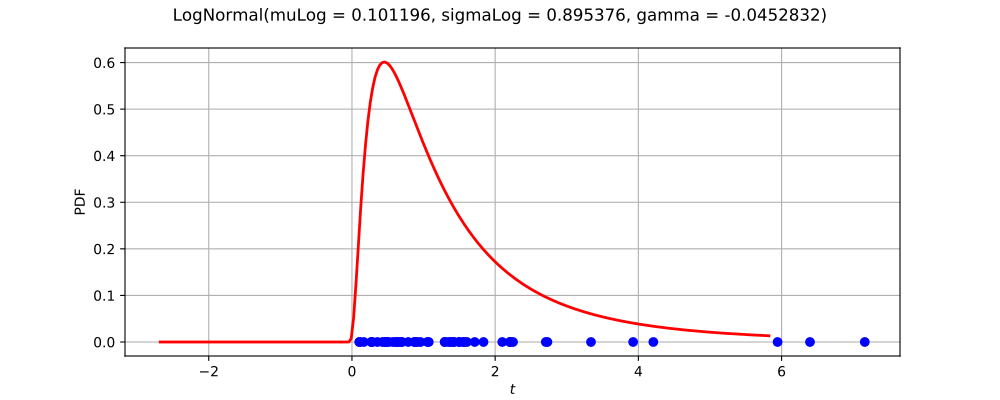

The Python source for this figure:
import openturns as ot
from matplotlib import pyplot as plt
from openturns.viewer import View
ot.RandomGenerator.SetSeed(0)
factory = ot.LogNormalFactory()
ref = factory.build()
dimension = ref.getDimension()
if dimension <= 2:
    sample = ref.getSample(50)
    distribution = factory.build(sample)
    if dimension == 1:
        distribution.setDescription(['$t$'])
        pdf_graph = distribution.drawPDF(256)
        cloud = ot.Cloud(sample, ot.Sample(sample.getSize(), 1))
        cloud.setColor('blue')
        cloud.setPointStyle('fcircle')
        pdf_graph.add(cloud)
        fig = plt.figure(figsize=(10, 4))
        plt.suptitle(str(distribution))
        pdf_axis = fig.add_subplot(111)
        View(pdf_graph, figure=fig, axes=[pdf_axis], add_legend=False)
    else:
        sample = ref.getSample(500)
        distribution.setDescription(['$t_0$', '$t_1$'])
        pdf_graph = distribution.drawPDF([256]*2)
        cloud = ot.Cloud(sample)
        cloud.setColor('red')
        cloud.setPointStyle('fcircle')
        pdf_graph.add(cloud)
        fig = plt.figure(figsize=(10, 4))
        plt.suptitle(str(distribution))
        pdf_axis = fig.add_subplot(111)
        View(pdf_graph, figure=fig, axes=[pdf_axis], add_legend=False, square_axes=True)
